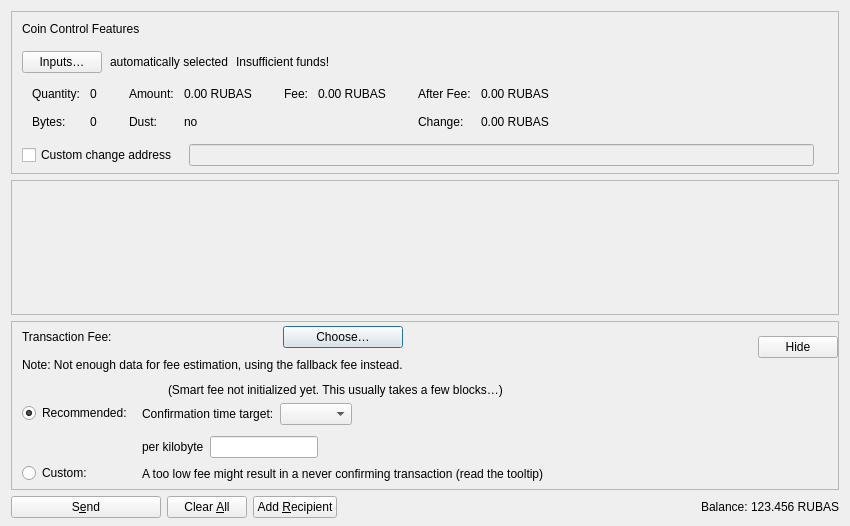
<?xml version="1.0" encoding="UTF-8"?>
<ui version="4.0">
 <class>SendCoinsDialog</class>
 <widget class="QDialog" name="SendCoinsDialog">
  <property name="geometry">
   <rect>
    <x>0</x>
    <y>0</y>
    <width>850</width>
    <height>526</height>
   </rect>
  </property>
  <property name="windowTitle">
   <string>Send Coins</string>
  </property>
  <layout class="QVBoxLayout" name="verticalLayout" stretch="0,1,0,0">
   <property name="bottomMargin">
    <number>8</number>
   </property>
   <item>
    <widget class="QFrame" name="frameCoinControl">
     <property name="sizePolicy">
      <sizepolicy hsizetype="Expanding" vsizetype="Expanding">
       <horstretch>0</horstretch>
       <verstretch>0</verstretch>
      </sizepolicy>
     </property>
     <property name="maximumSize">
      <size>
       <width>16777215</width>
       <height>16777215</height>
      </size>
     </property>
     <property name="frameShape">
      <enum>QFrame::StyledPanel</enum>
     </property>
     <property name="frameShadow">
      <enum>QFrame::Sunken</enum>
     </property>
     <layout class="QVBoxLayout" name="verticalLayoutCoinControl2">
      <property name="spacing">
       <number>0</number>
      </property>
      <property name="leftMargin">
       <number>0</number>
      </property>
      <property name="topMargin">
       <number>0</number>
      </property>
      <property name="rightMargin">
       <number>0</number>
      </property>
      <property name="bottomMargin">
       <number>6</number>
      </property>
      <item>
       <layout class="QVBoxLayout" name="verticalLayoutCoinControl" stretch="0,0,0,0,1">
        <property name="spacing">
         <number>0</number>
        </property>
        <property name="leftMargin">
         <number>10</number>
        </property>
        <property name="topMargin">
         <number>10</number>
        </property>
        <item>
         <layout class="QHBoxLayout" name="horizontalLayoutCoinControl1">
          <property name="bottomMargin">
           <number>15</number>
          </property>
          <item>
           <widget class="QLabel" name="labelCoinControlFeatures">
            <property name="sizePolicy">
             <sizepolicy hsizetype="Preferred" vsizetype="Maximum">
              <horstretch>0</horstretch>
              <verstretch>0</verstretch>
             </sizepolicy>
            </property>
            <property name="text">
             <string>Coin Control Features</string>
            </property>
           </widget>
          </item>
         </layout>
        </item>
        <item>
         <layout class="QHBoxLayout" name="horizontalLayoutCoinControl2" stretch="0,0,0,0">
          <property name="spacing">
           <number>8</number>
          </property>
          <property name="bottomMargin">
           <number>10</number>
          </property>
          <item>
           <widget class="QPushButton" name="pushButtonCoinControl">
            <property name="styleSheet">
             <string notr="true"/>
            </property>
            <property name="text">
             <string>Inputs…</string>
            </property>
            <property name="autoDefault">
             <bool>false</bool>
            </property>
           </widget>
          </item>
          <item>
           <widget class="QLabel" name="labelCoinControlAutomaticallySelected">
            <property name="text">
             <string>automatically selected</string>
            </property>
            <property name="margin">
             <number>5</number>
            </property>
           </widget>
          </item>
          <item>
           <widget class="QLabel" name="labelCoinControlInsuffFunds">
            <property name="text">
             <string>Insufficient funds!</string>
            </property>
            <property name="margin">
             <number>5</number>
            </property>
           </widget>
          </item>
          <item>
           <spacer name="horizontalSpacerCoinControl">
            <property name="orientation">
             <enum>Qt::Horizontal</enum>
            </property>
            <property name="sizeHint" stdset="0">
             <size>
              <width>40</width>
              <height>1</height>
             </size>
            </property>
           </spacer>
          </item>
         </layout>
        </item>
        <item>
         <widget class="QWidget" name="widgetCoinControl" native="true">
          <property name="sizePolicy">
           <sizepolicy hsizetype="Preferred" vsizetype="Preferred">
            <horstretch>0</horstretch>
            <verstretch>0</verstretch>
           </sizepolicy>
          </property>
          <property name="minimumSize">
           <size>
            <width>0</width>
            <height>0</height>
           </size>
          </property>
          <property name="styleSheet">
           <string notr="true"/>
          </property>
          <layout class="QHBoxLayout" name="horizontalLayoutCoinControl5">
           <property name="leftMargin">
            <number>0</number>
           </property>
           <property name="topMargin">
            <number>0</number>
           </property>
           <property name="rightMargin">
            <number>0</number>
           </property>
           <property name="bottomMargin">
            <number>0</number>
           </property>
           <item>
            <layout class="QHBoxLayout" name="horizontalLayoutCoinControl3" stretch="0,0,0,1">
             <property name="spacing">
              <number>20</number>
             </property>
             <property name="topMargin">
              <number>0</number>
             </property>
             <property name="bottomMargin">
              <number>10</number>
             </property>
             <item>
              <layout class="QFormLayout" name="formLayoutCoinControl1">
               <property name="horizontalSpacing">
                <number>10</number>
               </property>
               <property name="verticalSpacing">
                <number>14</number>
               </property>
               <property name="leftMargin">
                <number>10</number>
               </property>
               <property name="topMargin">
                <number>4</number>
               </property>
               <property name="rightMargin">
                <number>6</number>
               </property>
               <item row="0" column="0">
                <widget class="QLabel" name="labelCoinControlQuantityText">
                 <property name="text">
                  <string>Quantity:</string>
                 </property>
                 <property name="margin">
                  <number>0</number>
                 </property>
                </widget>
               </item>
               <item row="0" column="1">
                <widget class="QLabel" name="labelCoinControlQuantity">
                 <property name="cursor">
                  <cursorShape>IBeamCursor</cursorShape>
                 </property>
                 <property name="contextMenuPolicy">
                  <enum>Qt::ActionsContextMenu</enum>
                 </property>
                 <property name="text">
                  <string notr="true">0</string>
                 </property>
                 <property name="margin">
                  <number>0</number>
                 </property>
                 <property name="textInteractionFlags">
                  <set>Qt::LinksAccessibleByMouse|Qt::TextSelectableByKeyboard|Qt::TextSelectableByMouse</set>
                 </property>
                </widget>
               </item>
               <item row="1" column="0">
                <widget class="QLabel" name="labelCoinControlBytesText">
                 <property name="text">
                  <string>Bytes:</string>
                 </property>
                </widget>
               </item>
               <item row="1" column="1">
                <widget class="QLabel" name="labelCoinControlBytes">
                 <property name="cursor">
                  <cursorShape>IBeamCursor</cursorShape>
                 </property>
                 <property name="contextMenuPolicy">
                  <enum>Qt::ActionsContextMenu</enum>
                 </property>
                 <property name="text">
                  <string notr="true">0</string>
                 </property>
                 <property name="textInteractionFlags">
                  <set>Qt::LinksAccessibleByMouse|Qt::TextSelectableByKeyboard|Qt::TextSelectableByMouse</set>
                 </property>
                </widget>
               </item>
              </layout>
             </item>
             <item>
              <layout class="QFormLayout" name="formLayoutCoinControl2">
               <property name="horizontalSpacing">
                <number>10</number>
               </property>
               <property name="verticalSpacing">
                <number>14</number>
               </property>
               <property name="leftMargin">
                <number>6</number>
               </property>
               <property name="topMargin">
                <number>4</number>
               </property>
               <property name="rightMargin">
                <number>6</number>
               </property>
               <item row="0" column="0">
                <widget class="QLabel" name="labelCoinControlAmountText">
                 <property name="text">
                  <string>Amount:</string>
                 </property>
                 <property name="margin">
                  <number>0</number>
                 </property>
                </widget>
               </item>
               <item row="0" column="1">
                <widget class="QLabel" name="labelCoinControlAmount">
                 <property name="cursor">
                  <cursorShape>IBeamCursor</cursorShape>
                 </property>
                 <property name="contextMenuPolicy">
                  <enum>Qt::ActionsContextMenu</enum>
                 </property>
                 <property name="text">
                  <string notr="true">0.00 RUBAS</string>
                 </property>
                 <property name="textInteractionFlags">
                  <set>Qt::LinksAccessibleByMouse|Qt::TextSelectableByKeyboard|Qt::TextSelectableByMouse</set>
                 </property>
                </widget>
               </item>
               <item row="1" column="0">
                <widget class="QLabel" name="labelCoinControlLowOutputText">
                 <property name="text">
                  <string>Dust:</string>
                 </property>
                </widget>
               </item>
               <item row="1" column="1">
                <widget class="QLabel" name="labelCoinControlLowOutput">
                 <property name="cursor">
                  <cursorShape>IBeamCursor</cursorShape>
                 </property>
                 <property name="contextMenuPolicy">
                  <enum>Qt::ActionsContextMenu</enum>
                 </property>
                 <property name="text">
                  <string notr="true">no</string>
                 </property>
                 <property name="textInteractionFlags">
                  <set>Qt::LinksAccessibleByMouse|Qt::TextSelectableByKeyboard|Qt::TextSelectableByMouse</set>
                 </property>
                </widget>
               </item>
              </layout>
             </item>
             <item>
              <layout class="QFormLayout" name="formLayoutCoinControl3">
               <property name="horizontalSpacing">
                <number>10</number>
               </property>
               <property name="verticalSpacing">
                <number>14</number>
               </property>
               <property name="leftMargin">
                <number>6</number>
               </property>
               <property name="topMargin">
                <number>4</number>
               </property>
               <property name="rightMargin">
                <number>6</number>
               </property>
               <item row="0" column="0">
                <widget class="QLabel" name="labelCoinControlFeeText">
                 <property name="text">
                  <string>Fee:</string>
                 </property>
                 <property name="margin">
                  <number>0</number>
                 </property>
                </widget>
               </item>
               <item row="0" column="1">
                <widget class="QLabel" name="labelCoinControlFee">
                 <property name="cursor">
                  <cursorShape>IBeamCursor</cursorShape>
                 </property>
                 <property name="contextMenuPolicy">
                  <enum>Qt::ActionsContextMenu</enum>
                 </property>
                 <property name="text">
                  <string notr="true">0.00 RUBAS</string>
                 </property>
                 <property name="textInteractionFlags">
                  <set>Qt::LinksAccessibleByMouse|Qt::TextSelectableByKeyboard|Qt::TextSelectableByMouse</set>
                 </property>
                </widget>
               </item>
              </layout>
             </item>
             <item>
              <layout class="QFormLayout" name="formLayoutCoinControl4">
               <property name="horizontalSpacing">
                <number>10</number>
               </property>
               <property name="verticalSpacing">
                <number>14</number>
               </property>
               <property name="leftMargin">
                <number>6</number>
               </property>
               <property name="topMargin">
                <number>4</number>
               </property>
               <property name="rightMargin">
                <number>6</number>
               </property>
               <item row="0" column="0">
                <widget class="QLabel" name="labelCoinControlAfterFeeText">
                 <property name="text">
                  <string>After Fee:</string>
                 </property>
                 <property name="margin">
                  <number>0</number>
                 </property>
                </widget>
               </item>
               <item row="0" column="1">
                <widget class="QLabel" name="labelCoinControlAfterFee">
                 <property name="cursor">
                  <cursorShape>IBeamCursor</cursorShape>
                 </property>
                 <property name="contextMenuPolicy">
                  <enum>Qt::ActionsContextMenu</enum>
                 </property>
                 <property name="text">
                  <string notr="true">0.00 RUBAS</string>
                 </property>
                 <property name="textInteractionFlags">
                  <set>Qt::LinksAccessibleByMouse|Qt::TextSelectableByKeyboard|Qt::TextSelectableByMouse</set>
                 </property>
                </widget>
               </item>
               <item row="1" column="0">
                <widget class="QLabel" name="labelCoinControlChangeText">
                 <property name="text">
                  <string>Change:</string>
                 </property>
                </widget>
               </item>
               <item row="1" column="1">
                <widget class="QLabel" name="labelCoinControlChange">
                 <property name="cursor">
                  <cursorShape>IBeamCursor</cursorShape>
                 </property>
                 <property name="contextMenuPolicy">
                  <enum>Qt::ActionsContextMenu</enum>
                 </property>
                 <property name="text">
                  <string notr="true">0.00 RUBAS</string>
                 </property>
                 <property name="textInteractionFlags">
                  <set>Qt::LinksAccessibleByMouse|Qt::TextSelectableByKeyboard|Qt::TextSelectableByMouse</set>
                 </property>
                </widget>
               </item>
              </layout>
             </item>
            </layout>
           </item>
          </layout>
         </widget>
        </item>
        <item>
         <layout class="QHBoxLayout" name="horizontalLayoutCoinControl4" stretch="0,0,0">
          <property name="spacing">
           <number>12</number>
          </property>
          <property name="sizeConstraint">
           <enum>QLayout::SetDefaultConstraint</enum>
          </property>
          <property name="topMargin">
           <number>5</number>
          </property>
          <property name="rightMargin">
           <number>5</number>
          </property>
          <item>
           <widget class="QCheckBox" name="checkBoxCoinControlChange">
            <property name="toolTip">
             <string>If this is activated, but the change address is empty or invalid, change will be sent to a newly generated address.</string>
            </property>
            <property name="text">
             <string>Custom change address</string>
            </property>
           </widget>
          </item>
          <item>
           <widget class="QValidatedLineEdit" name="lineEditCoinControlChange">
            <property name="enabled">
             <bool>false</bool>
            </property>
            <property name="sizePolicy">
             <sizepolicy hsizetype="Expanding" vsizetype="Fixed">
              <horstretch>0</horstretch>
              <verstretch>0</verstretch>
             </sizepolicy>
            </property>
           </widget>
          </item>
          <item>
           <widget class="QLabel" name="labelCoinControlChangeLabel">
            <property name="sizePolicy">
             <sizepolicy hsizetype="Preferred" vsizetype="Expanding">
              <horstretch>0</horstretch>
              <verstretch>0</verstretch>
             </sizepolicy>
            </property>
            <property name="minimumSize">
             <size>
              <width>0</width>
              <height>0</height>
             </size>
            </property>
            <property name="text">
             <string/>
            </property>
            <property name="margin">
             <number>3</number>
            </property>
           </widget>
          </item>
         </layout>
        </item>
        <item>
         <spacer name="verticalSpacerCoinControl">
          <property name="orientation">
           <enum>Qt::Vertical</enum>
          </property>
          <property name="sizeHint" stdset="0">
           <size>
            <width>800</width>
            <height>1</height>
           </size>
          </property>
         </spacer>
        </item>
       </layout>
      </item>
     </layout>
    </widget>
   </item>
   <item>
    <widget class="QScrollArea" name="scrollArea">
     <property name="widgetResizable">
      <bool>true</bool>
     </property>
     <widget class="QWidget" name="scrollAreaWidgetContents">
      <property name="geometry">
       <rect>
        <x>0</x>
        <y>0</y>
        <width>830</width>
        <height>104</height>
       </rect>
      </property>
      <layout class="QVBoxLayout" name="verticalLayout_2" stretch="0,1">
       <property name="leftMargin">
        <number>0</number>
       </property>
       <property name="topMargin">
        <number>0</number>
       </property>
       <property name="rightMargin">
        <number>0</number>
       </property>
       <property name="bottomMargin">
        <number>0</number>
       </property>
       <item>
        <layout class="QVBoxLayout" name="entries">
         <property name="spacing">
          <number>6</number>
         </property>
        </layout>
       </item>
       <item>
        <spacer name="verticalSpacer">
         <property name="orientation">
          <enum>Qt::Vertical</enum>
         </property>
         <property name="sizeHint" stdset="0">
          <size>
           <width>20</width>
           <height>40</height>
          </size>
         </property>
        </spacer>
       </item>
      </layout>
     </widget>
    </widget>
   </item>
   <item>
    <widget class="QFrame" name="frameFee">
     <property name="sizePolicy">
      <sizepolicy hsizetype="Expanding" vsizetype="Expanding">
       <horstretch>0</horstretch>
       <verstretch>0</verstretch>
      </sizepolicy>
     </property>
     <property name="maximumSize">
      <size>
       <width>16777215</width>
       <height>16777215</height>
      </size>
     </property>
     <property name="frameShape">
      <enum>QFrame::StyledPanel</enum>
     </property>
     <property name="frameShadow">
      <enum>QFrame::Sunken</enum>
     </property>
     <layout class="QVBoxLayout" name="verticalLayoutFee1">
      <property name="spacing">
       <number>0</number>
      </property>
      <property name="leftMargin">
       <number>0</number>
      </property>
      <property name="topMargin">
       <number>0</number>
      </property>
      <property name="rightMargin">
       <number>0</number>
      </property>
      <property name="bottomMargin">
       <number>0</number>
      </property>
      <item>
       <layout class="QVBoxLayout" name="verticalLayoutFee2" stretch="0,0,0">
        <property name="spacing">
         <number>0</number>
        </property>
        <property name="leftMargin">
         <number>10</number>
        </property>
        <property name="topMargin">
         <number>0</number>
        </property>
        <item>
         <layout class="QHBoxLayout" name="horizontalLayoutFee1">
          <property name="bottomMargin">
           <number>0</number>
          </property>
          <item>
           <layout class="QVBoxLayout" name="verticalLayoutFee7">
            <property name="spacing">
             <number>0</number>
            </property>
            <item>
             <spacer name="verticalSpacerSmartFee">
              <property name="orientation">
               <enum>Qt::Vertical</enum>
              </property>
              <property name="sizeType">
               <enum>QSizePolicy::Fixed</enum>
              </property>
              <property name="sizeHint" stdset="0">
               <size>
                <width>1</width>
                <height>4</height>
               </size>
              </property>
             </spacer>
            </item>
            <item>
             <layout class="QHBoxLayout" name="horizontalLayoutSmartFee">
              <property name="spacing">
               <number>10</number>
              </property>
              <item>
               <widget class="QLabel" name="labelFeeHeadline">
                <property name="sizePolicy">
                 <sizepolicy hsizetype="Preferred" vsizetype="Maximum">
                  <horstretch>0</horstretch>
                  <verstretch>0</verstretch>
                 </sizepolicy>
                </property>
                <property name="text">
                 <string>Transaction Fee:</string>
                </property>
               </widget>
              </item>
              <item>
               <widget class="QLabel" name="labelFeeMinimized">
                <property name="text">
                 <string/>
                </property>
               </widget>
              </item>
              <item>
               <widget class="QPushButton" name="buttonChooseFee">
                <property name="text">
                 <string>Choose…</string>
                </property>
               </widget>
              </item>
             </layout>
            </item>
            <item>
             <spacer name="verticalSpacer_7">
              <property name="orientation">
               <enum>Qt::Vertical</enum>
              </property>
              <property name="sizeHint" stdset="0">
               <size>
                <width>1</width>
                <height>10</height>
               </size>
              </property>
             </spacer>
            </item>
            <item>
             <widget class="QLabel" name="fallbackFeeWarningLabel">
              <property name="toolTip">
               <string>Using the fallbackfee can result in sending a transaction that will take several hours or days (or never) to confirm. Consider choosing your fee manually or wait until you have validated the complete chain.</string>
              </property>
              <property name="text">
               <string>Note: Not enough data for fee estimation, using the fallback fee instead.</string>
              </property>
              <property name="wordWrap">
               <bool>false</bool>
              </property>
             </widget>
            </item>
            <item>
             <spacer name="verticalSpacer_5">
              <property name="orientation">
               <enum>Qt::Vertical</enum>
              </property>
              <property name="sizeHint" stdset="0">
               <size>
                <width>1</width>
                <height>1</height>
               </size>
              </property>
             </spacer>
            </item>
           </layout>
          </item>
          <item>
           <spacer name="horizontalSpacer_4">
            <property name="orientation">
             <enum>Qt::Horizontal</enum>
            </property>
            <property name="sizeHint" stdset="0">
             <size>
              <width>1</width>
              <height>1</height>
             </size>
            </property>
           </spacer>
          </item>
          <item>
           <widget class="QPushButton" name="buttonMinimizeFee">
            <property name="toolTip">
             <string>Hide transaction fee settings</string>
            </property>
            <property name="text">
             <string>Hide</string>
            </property>
           </widget>
          </item>
         </layout>
        </item>
        <item>
         <widget class="QFrame" name="frameFeeSelection">
          <layout class="QVBoxLayout" name="verticalLayoutFee12">
           <property name="spacing">
            <number>0</number>
           </property>
           <property name="leftMargin">
            <number>0</number>
           </property>
           <property name="topMargin">
            <number>0</number>
           </property>
           <property name="rightMargin">
            <number>0</number>
           </property>
           <property name="bottomMargin">
            <number>0</number>
           </property>
           <item>
            <layout class="QGridLayout" name="gridLayoutFee">
             <property name="topMargin">
              <number>10</number>
             </property>
             <property name="bottomMargin">
              <number>4</number>
             </property>
             <property name="horizontalSpacing">
              <number>10</number>
             </property>
             <property name="verticalSpacing">
              <number>4</number>
             </property>
             <item row="1" column="1">
              <layout class="QVBoxLayout" name="verticalLayoutFee8">
               <property name="spacing">
                <number>6</number>
               </property>
               <property name="topMargin">
                <number>3</number>
               </property>
               <item>
                <layout class="QHBoxLayout" name="horizontalLayoutFee13" stretch="0,0,1">
                 <item>
                  <widget class="QLabel" name="labelCustomPerKilobyte">
                   <property name="toolTip">
                    <string>If the custom fee is set to 1000 duffs and the transaction is only 250 bytes, then &quot;per kilobyte&quot; only pays 250 duffs in fee,&lt;br /&gt;while &quot;at least&quot; pays 1000 duffs. For transactions bigger than a kilobyte both pay by kilobyte.</string>
                   </property>
                   <property name="text">
                    <string>per kilobyte</string>
                   </property>
                  </widget>
                 </item>
                 <item>
                  <widget class="BitcoinAmountField" name="customFee"/>
                 </item>
                 <item>
                  <spacer name="horizontalSpacer_6">
                   <property name="orientation">
                    <enum>Qt::Horizontal</enum>
                   </property>
                   <property name="sizeHint" stdset="0">
                    <size>
                     <width>1</width>
                     <height>1</height>
                    </size>
                   </property>
                  </spacer>
                 </item>
                </layout>
               </item>
               <item>
                <layout class="QHBoxLayout" name="horizontalLayoutFee8">
                 <item>
                  <widget class="QLabel" name="labelCustomFeeWarning">
                   <property name="enabled">
                    <bool>true</bool>
                   </property>
                   <property name="toolTip">
                    <string>When there is less transaction volume than space in the blocks, miners as well as relaying nodes may enforce a minimum fee. Paying only this minimum fee is just fine, but be aware that this can result in a never confirming transaction once there is more demand for rubas transactions than the network can process.</string>
                   </property>
                   <property name="text">
                    <string>A too low fee might result in a never confirming transaction (read the tooltip)</string>
                   </property>
                  </widget>
                 </item>
                 <item>
                  <spacer name="horizontalSpacer_2">
                   <property name="orientation">
                    <enum>Qt::Horizontal</enum>
                   </property>
                   <property name="sizeHint" stdset="0">
                    <size>
                     <width>1</width>
                     <height>1</height>
                    </size>
                   </property>
                  </spacer>
                 </item>
                </layout>
               </item>
              </layout>
             </item>
             <item row="0" column="0">
              <layout class="QVBoxLayout" name="verticalLayoutFee4" stretch="0,1">
               <property name="topMargin">
                <number>20</number>
               </property>
               <property name="bottomMargin">
                <number>3</number>
               </property>
               <item>
                <widget class="QRadioButton" name="radioSmartFee">
                 <property name="text">
                  <string>Recommended:</string>
                 </property>
                 <property name="checked">
                  <bool>true</bool>
                 </property>
                 <attribute name="buttonGroup">
                  <string notr="true">groupFee</string>
                 </attribute>
                </widget>
               </item>
               <item>
                <spacer name="verticalSpacer_2">
                 <property name="orientation">
                  <enum>Qt::Vertical</enum>
                 </property>
                 <property name="sizeHint" stdset="0">
                  <size>
                   <width>1</width>
                   <height>1</height>
                  </size>
                 </property>
                </spacer>
               </item>
              </layout>
             </item>
             <item row="1" column="0">
              <layout class="QVBoxLayout" name="verticalLayoutFee9" stretch="0,1">
               <property name="topMargin">
                <number>30</number>
               </property>
               <item>
                <widget class="QRadioButton" name="radioCustomFee">
                 <property name="text">
                  <string>Custom:</string>
                 </property>
                 <attribute name="buttonGroup">
                  <string notr="true">groupFee</string>
                 </attribute>
                </widget>
               </item>
               <item>
                <spacer name="verticalSpacer_6">
                 <property name="orientation">
                  <enum>Qt::Vertical</enum>
                 </property>
                 <property name="sizeHint" stdset="0">
                  <size>
                   <width>1</width>
                   <height>1</height>
                  </size>
                 </property>
                </spacer>
               </item>
              </layout>
             </item>
             <item row="0" column="1">
              <layout class="QVBoxLayout" name="verticalLayoutFee3" stretch="0,0,1">
               <property name="spacing">
                <number>6</number>
               </property>
               <property name="topMargin">
                <number>0</number>
               </property>
               <property name="bottomMargin">
                <number>3</number>
               </property>
               <item>
                <layout class="QHBoxLayout" name="horizontalLayoutFee12">
                 <item>
                  <widget class="QLabel" name="labelSmartFee">
                   <property name="text">
                    <string/>
                   </property>
                  </widget>
                 </item>
                 <item>
                  <widget class="QLabel" name="labelFeeEstimation">
                   <property name="text">
                    <string/>
                   </property>
                  </widget>
                 </item>
                 <item>
                  <widget class="QLabel" name="labelSmartFee2">
                   <property name="text">
                    <string>(Smart fee not initialized yet. This usually takes a few blocks…)</string>
                   </property>
                  </widget>
                 </item>
                 <item>
                  <spacer name="horizontalSpacer_5">
                   <property name="orientation">
                    <enum>Qt::Horizontal</enum>
                   </property>
                   <property name="sizeHint" stdset="0">
                    <size>
                     <width>1</width>
                     <height>1</height>
                    </size>
                   </property>
                  </spacer>
                 </item>
                </layout>
               </item>
               <item>
                <layout class="QHBoxLayout" name="horizontalLayoutFee9">
                 <item>
                  <layout class="QVBoxLayout" name="verticalLayoutFee6">
                   <item>
                    <widget class="QLabel" name="labelSmartFee3">
                     <property name="text">
                      <string>Confirmation time target:</string>
                     </property>
                    </widget>
                   </item>
                  </layout>
                 </item>
                 <item>
                  <layout class="QVBoxLayout" name="verticalLayoutFee5">
                   <property name="rightMargin">
                    <number>30</number>
                   </property>
                   <item>
                    <layout class="QHBoxLayout" name="horizontalLayoutConfTarget">
                     <property name="bottomMargin">
                      <number>0</number>
                     </property>
                     <item>
                      <widget class="QComboBox" name="confTargetSelector"/>
                     </item>
                     <item>
                      <spacer name="horizontalSpacerConfTarget">
                       <property name="orientation">
                        <enum>Qt::Horizontal</enum>
                       </property>
                       <property name="sizeHint" stdset="0">
                        <size>
                         <width>40</width>
                         <height>20</height>
                        </size>
                       </property>
                      </spacer>
                     </item>
                    </layout>
                   </item>
                  </layout>
                 </item>
                </layout>
               </item>
               <item>
                <spacer name="verticalSpacer_4">
                 <property name="orientation">
                  <enum>Qt::Vertical</enum>
                 </property>
                 <property name="sizeHint" stdset="0">
                  <size>
                   <width>1</width>
                   <height>1</height>
                  </size>
                 </property>
                </spacer>
               </item>
              </layout>
             </item>
            </layout>
           </item>
          </layout>
         </widget>
        </item>
        <item>
         <spacer name="verticalSpacerFee">
          <property name="orientation">
           <enum>Qt::Vertical</enum>
          </property>
          <property name="sizeHint" stdset="0">
           <size>
            <width>800</width>
            <height>1</height>
           </size>
          </property>
         </spacer>
        </item>
       </layout>
      </item>
     </layout>
    </widget>
   </item>
   <item>
    <layout class="QHBoxLayout" name="horizontalLayout">
     <item>
      <widget class="QPushButton" name="sendButton">
       <property name="minimumSize">
        <size>
         <width>150</width>
         <height>0</height>
        </size>
       </property>
       <property name="toolTip">
        <string>Confirm the send action</string>
       </property>
       <property name="text">
        <string>S&amp;end</string>
       </property>
       <property name="autoDefault">
        <bool>false</bool>
       </property>
       <property name="default">
        <bool>false</bool>
       </property>
      </widget>
     </item>
     <item>
      <widget class="QPushButton" name="clearButton">
       <property name="sizePolicy">
        <sizepolicy hsizetype="Minimum" vsizetype="Fixed">
         <horstretch>0</horstretch>
         <verstretch>0</verstretch>
        </sizepolicy>
       </property>
       <property name="toolTip">
        <string>Clear all fields of the form.</string>
       </property>
       <property name="text">
        <string>Clear &amp;All</string>
       </property>
       <property name="autoDefault">
        <bool>false</bool>
       </property>
      </widget>
     </item>
     <item>
      <widget class="QPushButton" name="addButton">
       <property name="toolTip">
        <string>Send to multiple recipients at once</string>
       </property>
       <property name="text">
        <string>Add &amp;Recipient</string>
       </property>
       <property name="autoDefault">
        <bool>false</bool>
       </property>
      </widget>
     </item>
     <item>
      <spacer name="horizontalSpacer">
       <property name="orientation">
        <enum>Qt::Horizontal</enum>
       </property>
       <property name="sizeHint" stdset="0">
        <size>
         <width>40</width>
         <height>20</height>
        </size>
       </property>
      </spacer>
     </item>
     <item>
      <layout class="QHBoxLayout" name="horizontalLayout_2">
       <property name="spacing">
        <number>3</number>
       </property>
       <item>
        <widget class="QLabel" name="labelBalanceName">
         <property name="text">
          <string>Balance:</string>
         </property>
        </widget>
       </item>
       <item>
        <widget class="QLabel" name="labelBalance">
         <property name="sizePolicy">
          <sizepolicy hsizetype="Preferred" vsizetype="Preferred">
           <horstretch>0</horstretch>
           <verstretch>0</verstretch>
          </sizepolicy>
         </property>
         <property name="cursor">
          <cursorShape>IBeamCursor</cursorShape>
         </property>
         <property name="text">
          <string notr="true">123.456 RUBAS</string>
         </property>
         <property name="textInteractionFlags">
          <set>Qt::LinksAccessibleByMouse|Qt::TextSelectableByKeyboard|Qt::TextSelectableByMouse</set>
         </property>
        </widget>
       </item>
      </layout>
     </item>
    </layout>
   </item>
  </layout>
 </widget>
 <customwidgets>
  <customwidget>
   <class>QValidatedLineEdit</class>
   <extends>QLineEdit</extends>
   <header>qt/qvalidatedlineedit.h</header>
  </customwidget>
  <customwidget>
   <class>BitcoinAmountField</class>
   <extends>QLineEdit</extends>
   <header>qt/bitcoinamountfield.h</header>
   <container>1</container>
  </customwidget>
 </customwidgets>
 <resources>
  <include location="../rubas.qrc"/>
 </resources>
 <connections/>
 <buttongroups>
  <buttongroup name="groupFee"/>
 </buttongroups>
</ui>
